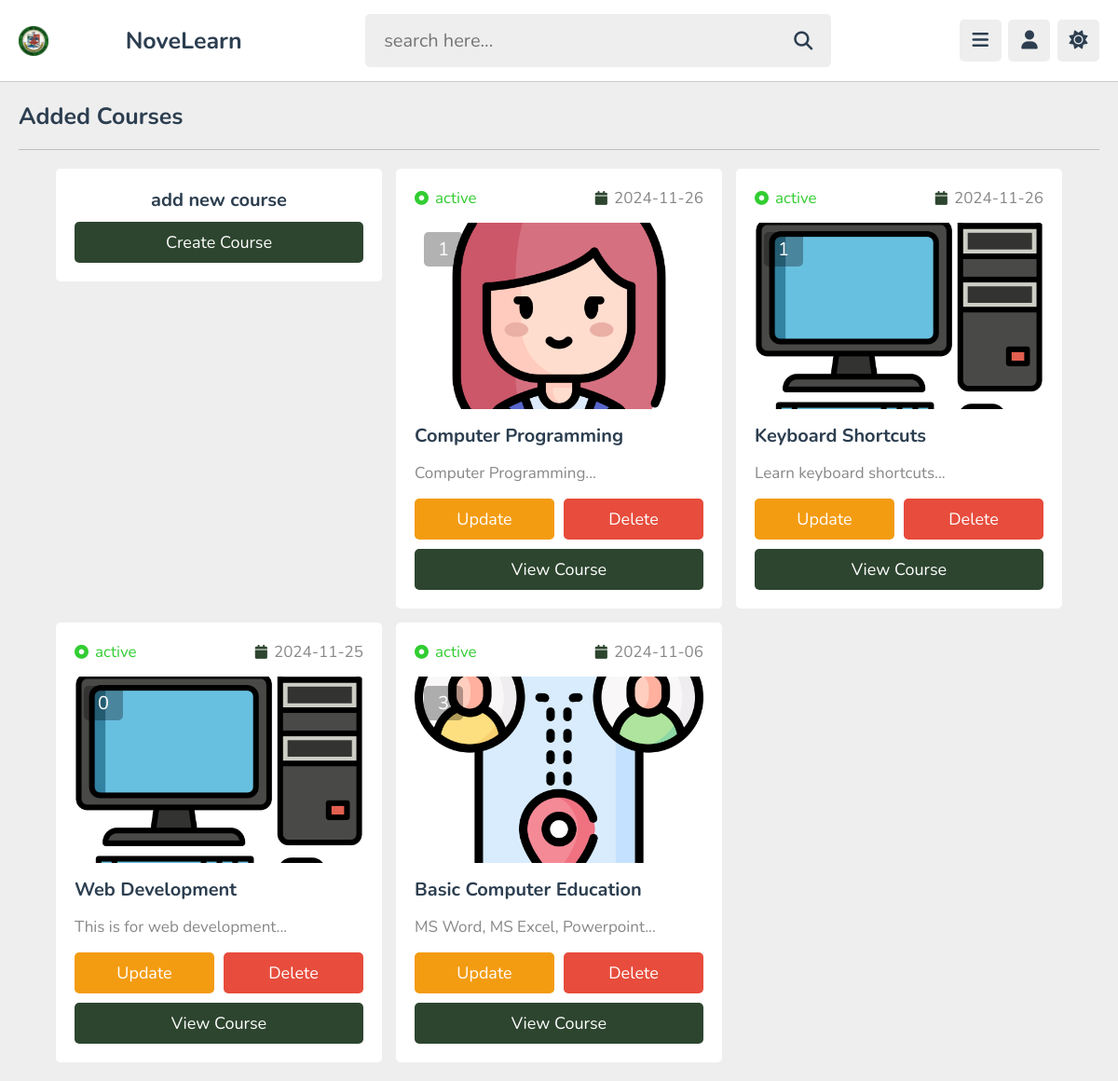
Screenshot of /teacher/playlists.php (signed in) with the database file from the repository.
### tables this page shows
CREATE TABLE `playlist` (
  `id` varchar(20) NOT NULL,
  `course_id` varchar(20) NOT NULL,
  `tutor_id` varchar(20) NOT NULL,
  `title` varchar(100) NOT NULL,
  `description` varchar(1000) NOT NULL,
  `thumb` varchar(100) NOT NULL,
  `date` date NOT NULL DEFAULT current_timestamp(),
  `status` varchar(20) NOT NULL DEFAULT 'deactive'
);

### teacher/playlists.php (the view, shortened to what this page needs)
<?php
include '../components/connect.php';
if(isset($_COOKIE['tutor_id'])){
   $tutor_id = $_COOKIE['tutor_id'];
}else{
   $tutor_id = '';
   header('location:login.php');
}
?>
<!DOCTYPE html>
<html lang="en">
<head>
   <link rel="stylesheet" href="https://cdnjs.cloudflare.com/ajax/libs/font-awesome/6.2.0/css/all.min.css">
   <link rel="stylesheet" href="../css/admin_style.css">
</head>
<body>
<?php include '../components/teacher_header.php'; ?>
<section class="playlists">
   <h1 class="heading">added courses</h1>
   <div class="box-container">
      <div class="box" style="text-align: center;">
         <h3 class="title" style="margin-bottom: .5rem;">add new course</h3>
         <a href="add_playlist.php" class="btn">create course</a>
      </div>
      <?php
         $select_playlist = $conn->prepare("SELECT * FROM `playlist` WHERE tutor_id = ? ORDER BY date DESC");
         $select_playlist->execute([$tutor_id]);
         if($select_playlist->rowCount() > 0){
         while($fetch_playlist = $select_playlist->fetch(PDO::FETCH_ASSOC)){
            $playlist_id = $fetch_playlist['id'];
            $count_videos = $conn->prepare("SELECT * FROM `content` WHERE playlist_id = ?");
            $count_videos->execute([$playlist_id]);
            $total_videos = $count_videos->rowCount();
      ?>
      <div class="box">
         <div class="flex">
            <div><i class="fas fa-circle-dot" style="<?php if($fetch_playlist['status'] == 'active'){echo 'color:limegreen'; }else{echo 'color:red';} ?>"></i><span style="<?php if($fetch_playlist['status'] == 'active'){echo 'color:limegreen'; }else{echo 'color:red';} ?>"><?= $fetch_playlist['status']; ?></span></div>
            <div><i class="fas fa-calendar"></i><span><?= $fetch_playlist['date']; ?></span></div>
         </div>
         <div class="thumb">
            <span><?= $total_videos; ?></span>
            <img src="../uploaded_files/<?= $fetch_playlist['thumb']; ?>" alt="">
         </div>
         <h3 class="title"><?= $fetch_playlist['title']; ?></h3>
         <p class="description"><?= $fetch_playlist['description']; ?></p>
         <form action="" method="post" class="flex-btn">
            <a href="update_playlist.php?get_id=<?= $playlist_id; ?>" class="option-btn">update</a>
            <input type="submit" value="delete" class="delete-btn" onclick="return confirm('delete this playlist?');" name="delete">
         </form>
         <a href="view_playlist.php?get_id=<?= $playlist_id; ?>" class="btn">view course</a>
      </div>
      <?php
         }
      }else{
         echo '<p class="empty">no course added yet!</p>';
      }
      ?>
   </div>
</section>
</body>
</html>

### css/admin_style.css (style rules this page uses)
:root { --main-color:#2D452F; --red:#e74c3c; --oragen:#f39c12; --white:#fff; --black:#2c3e50; --light-color:#888; --light-bg:#eee; --border:.1rem solid rgba(0,0,0,.2); }
* { font-family: 'Nunito', sans-serif; margin: 0; padding: 0; box-sizing: border-box; outline: none; border: none; text-decoration: none; }
html { font-size: 62.5%; overflow-x: hidden; }
body { background-color: var(--light-bg); padding-left: 30rem; }
section { padding:2rem; max-width: 1200px; margin: 0 auto; }
.btn, .option-btn, .delete-btn, .inline-btn, .inline-option-btn, .inline-delete-btn { border-radius: .5rem; padding: 1rem 3rem; font-size: 1.8rem; color: #fff; margin-top: 1rem; text-transform: capitalize; cursor: pointer; text-align: center; }
.btn, .option-btn, .delete-btn { display: block; width: 100%; }
.btn, .inline-btn { background-color: var(--main-color); }
.option-btn, .inline-option-btn { background-color: var(--oragen); }
.delete-btn, .inline-delete-btn { background-color: var(--red); }
.flex-btn { display:flex; gap: 1rem; }
.heading { padding-bottom: 1.8rem; border-bottom: var(--border); font-size: 2.5rem; color: var(--black); text-transform: capitalize; margin-bottom: 2rem; }
.playlists .box-container { display: grid; grid-template-columns: repeat(auto-fit, 35rem); align-items: flex-start; justify-content: center; gap: 1.5rem; }
.playlists .box-container .box { background-color: var(--white); border-radius: .5rem; padding: 2rem; overflow-x:hidden; }
.playlists .box-container .box .thumb { height: 20rem; position: relative; margin: 1.5rem 0; }
.playlists .box-container .box .flex { display: flex; align-items: center; gap: 1.5rem; justify-content: space-between; }
.playlists .box-container .box .flex i { font-size: 1.5rem; color: var(--main-color); margin-right:.7rem; }
.playlists .box-container .box .flex span { color: var(--light-color); font-size: 1.7rem; }
.playlists .box-container .box .thumb img { height: 100%; width: 100%; object-fit: cover; border-radius: .5rem; }
.playlists .box-container .box .thumb span { background-color: rgba(0,0,0,.3); color: #fff; border-radius: .5rem; position: absolute; top: 1rem; left: 1rem; padding: .5rem 1.5rem; font-size: 2rem; }
.playlists .box-container .box .title { font-size: 2rem; color: var(--black); margin-bottom: 1rem; text-overflow: ellipsis; white-space: nowrap; overflow-x:hidden; }
.title { font-size: 30px; }
.playlists .box-container .box .description { line-height: 2; font-size: 1.7rem; color: var(--light-color); }
.playlists .box-container .box .description::after { content: '...'; }
@media (max-width:1200px) { body { padding-left: 0; } }

### rows the page displays
playlist: status "active", date "2024-11-26", total_videos "1", thumb (picture), title "Computer Programming", description "Computer Programming"
playlist: status "active", date "2024-11-26", total_videos "1", thumb (picture), title "Keyboard Shortcuts", description "Learn keyboard shortcuts"
playlist: status "active", date "2024-11-25", total_videos "0", thumb (picture), title "Web Development", description "This is for web development"
playlist: status "active", date "2024-11-06", total_videos "3", thumb (picture), title "Basic Computer Education", description "MS Word, MS Excel, Powerpoint"
